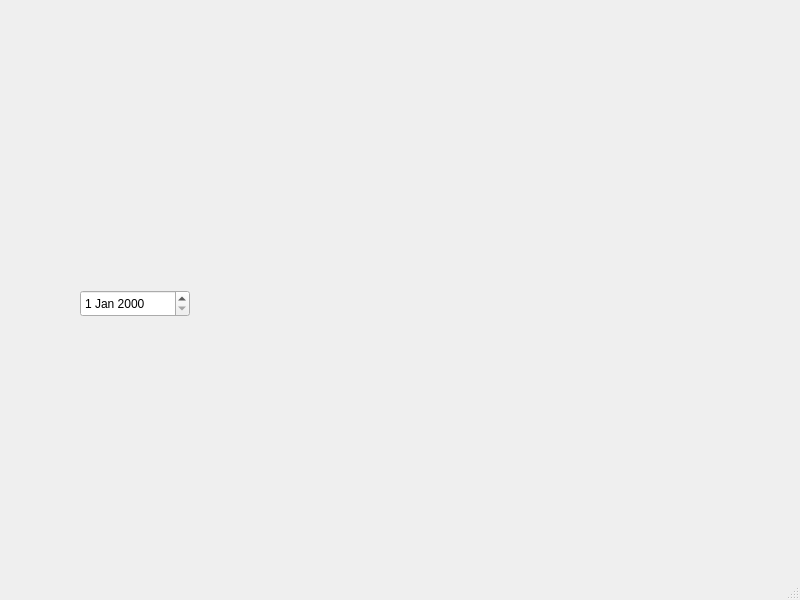
<?xml version="1.0" encoding="UTF-8"?>
<ui version="4.0">
 <class>MainWindow</class>
 <widget class="QMainWindow" name="MainWindow">
  <property name="geometry">
   <rect>
    <x>0</x>
    <y>0</y>
    <width>800</width>
    <height>600</height>
   </rect>
  </property>
  <property name="windowTitle">
   <string>MainWindow</string>
  </property>
  <widget class="QWidget" name="centralwidget">
   <widget class="QDateEdit" name="dateEdit">
    <property name="geometry">
     <rect>
      <x>80</x>
      <y>290</y>
      <width>110</width>
      <height>27</height>
     </rect>
    </property>
   </widget>
  </widget>
  <widget class="QMenuBar" name="menubar">
   <property name="geometry">
    <rect>
     <x>0</x>
     <y>0</y>
     <width>800</width>
     <height>27</height>
    </rect>
   </property>
  </widget>
  <widget class="QStatusBar" name="statusbar"/>
 </widget>
 <resources/>
 <connections/>
</ui>
